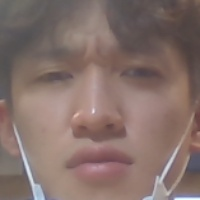
#> input picture Face_Recognition-master/color_faces/user144.jpg, 200 x 200 px, given in place of the camera
$ python Facial_Recognition_Part1.py
#> lines starting #> are read from the running program, lines starting #| are printed output that depends on the picture; after the words box and inside, x2 and y2 are one past the last pixel; in counts of white or black regions, pixels touching at a corner belong together
import cv2
import numpy as np

# 정면 얼굴 인식
face_classifier = cv2.CascadeClassifier('haarcascade_frontalface_default.xml')


def face_extractor(img):
    # 흑백 처리
    gray = cv2.cvtColor(img,cv2.COLOR_BGR2GRAY)

    # 얼굴 찾기
    faces = face_classifier.detectMultiScale(gray,1.3,5)

    # 찾은 얼굴 X -> None
    if faces is():
        return None

    # 찾은 얼굴 O -> Cropped Face(잘린 얼굴)
    for(x,y,w,h) in faces:
        cropped_face = img[y:y+h, x:x+w]

    return cropped_face

# 카메라 실행
cap = cv2.VideoCapture(0)
count = 1

while True:
    ret, frame = cap.read()
#> frame is the input picture: shape (200, 200, 3); mean B, G, R 106.6, 112, 132.7
    if face_extractor(frame) is not None:
#> in face_extractor, `gray = cv2.cvtColor(img,cv2.COLOR_BGR2GRAY)`:
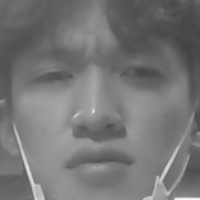
#> gray: shape (200, 200); min 66, max 250, mean 117.6
#> in face_extractor, `faces = face_classifier.detectMultiScale(gray,1.3,5)`: faces = [[13, 10, 174, 174]]
#> the loop in face_extractor, `for(x,y,w,h) in faces:` made 1 pass
#> pass 1, in face_extractor, `cropped_face = img[y:y+h, x:x+w]`:
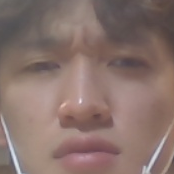
#> cropped_face: shape (174, 174, 3); mean B, G, R 108.3, 114.3, 136.9
        count+=1
#> count = 2

        # 이미지 200x200으로 조정
        face = cv2.resize(face_extractor(frame),(200,200))
#> the loop in face_extractor (call 2), `for(x,y,w,h) in faces:` made 1 pass

        # 흑백 -> X
        face = cv2.cvtColor(face, cv2.COLOR_BGR2GRAY)
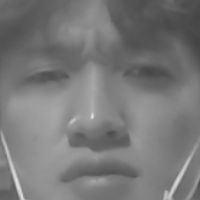
#> face: shape (200, 200); min 67, max 232, mean 120.3

        # .jpg로 캡처한 파일 저장
        file_name_path = 'faces/user'+str(count)+'.jpg'
#> file_name_path = 'faces/user2.jpg'
        cv2.imwrite(file_name_path,face)

        # 얼굴과 현재 저장개수 표시
        cv2.putText(face,str(count),(50,50),cv2.FONT_HERSHEY_COMPLEX,1,(0,255,0),2)
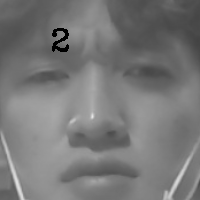
#> face: shape (200, 200); 0.53% of pixels changed, all inside (x1, y1, x2, y2) = (52, 28, 69, 52)
        cv2.imshow('Face Cropper',face)
        #if count%50==0:
        print(f'count : {count}')
#| count : 2
    else:
        print("Face not Found")
        pass

    if cv2.waitKey(1)==13 or count==1000:
#> (key Esc is pressed here)
        break

cap.release()
cv2.destroyAllWindows()
print('Colleting Samples Complete!!!')
